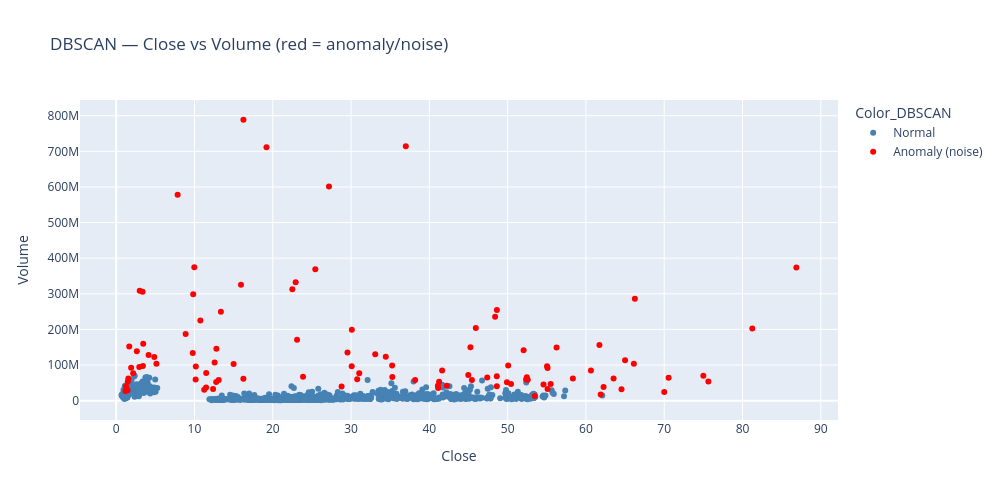

Notebook code cell kept with this figure:
### Code cell
# Scatter plot: Close vs Volume, coloured by cluster label
gme_data['Color_DBSCAN'] = gme_data['Anomaly_DBSCAN'].apply(
    lambda x: 'Anomaly (noise)' if x == -1 else 'Normal'
)
fig = px.scatter(gme_data, x='Close', y='Volume', color='Color_DBSCAN',
                 color_discrete_map={'Anomaly (noise)': 'red', 'Normal': 'steelblue'},
                 title='DBSCAN — Close vs Volume (red = anomaly/noise)',
                 hover_data=['Returns', 'Volatility'], width=1000, height=500)
fig.show()

### Figure 1 — Plotly figure (JSON) as saved in the notebook; plotly's stock layout.template omitted (floating-point values rounded to 4 significant figures; data arrays with more than 128 entries replaced by an {"elided": "..."} marker saying what was removed)
{"data": [{"customdata": {"elided": "856x2 float values"}, "hovertemplate": "Color_DBSCAN=Normal<br>Close=%{x}<br>Volume=%{y}<br>Returns=%{customdata[0]}<br>Volatility=%{customdata[1]}<extra></extra>", "legendgroup": "Normal", "marker": {"color": "steelblue", "symbol": "circle"}, "mode": "markers", "name": "Normal", "orientation": "v", "showlegend": true, "type": "scatter", "x": {"elided": "856 float values"}, "xaxis": "x", "y": {"elided": "856 int values"}, "yaxis": "y"}, {"customdata": {"elided": "101x2 float values"}, "hovertemplate": "Color_DBSCAN=Anomaly (noise)<br>Close=%{x}<br>Volume=%{y}<br>Returns=%{customdata[0]}<br>Volatility=%{customdata[1]}<extra></extra>", "legendgroup": "Anomaly (noise)", "marker": {"color": "red", "symbol": "circle"}, "mode": "markers", "name": "Anomaly (noise)", "orientation": "v", "showlegend": true, "type": "scatter", "x": [1.185, 1.487, 1.455, 1.253, 1.67, 1.913, 1.558, 2.17, 2.64, 3.372, 3.005, 2.95, 3.457, 4.14, 3.415, 4.865, 5.142, 7.85, 9.977, 8.875, 9.84, 9.78, 10.76, 16.25, 19.2, 36.99, 86.88, 48.4, 81.25, 56.25, 22.5, 23.1, 13.38, 15.94, 15.0, 12.58, 12.8, 12.77, 13.1, 12.38, 11.48, 10.17, 10.15, 11.5, 11.24, 22.93, 27.18, 25.43, 30.1, 29.55, 31.05, 33.09, 34.44, 48.62, 61.72, 66.25, 65.0, 66.12, 55.03, 52.04, 52.45, 50.44, 50.07, 48.62, 45.44, 30.08, 45.94, 45.25, 48.62, 35.27, 41.63, 41.09, 42.23, 41.12, 52.36, 60.64, 63.53, 55.5, 62.26, 70.56, 64.54, 70.0, 75.0, 75.64, 55.1, 58.33, 55.1, 38.19, 52.57, 49.91, 54.58, 61.89, 53.47, 30.78, 35.25, 47.4, 44.97, 41.25, 28.79, 23.87, 16.25], "xaxis": "x", "y": [27378000, 54026400, 29100400, 40534800, 151904000, 92634400, 62233200, 77025200, 139010000, 305814400, 308611200, 94622800, 159579200, 127934000, 97431600, 122610800, 103321200, 578006800, 374869600, 187465600, 298887600, 133887200, 224867600, 788631600, 711496000, 714352000, 373586800, 235263200, 202264400, 149528800, 312732400, 170794000, 249709200, 325380000, 102749200, 107372400, 145820000, 52226800, 58293200, 32700000, 36747200, 95962400, 59312800, 77904000, 30260800, 332446800, 601235200, 368776800, 199176000, 135132000, 77095600, 130427600, 122934800, 254262400, 156397200, 286282400, 113250000, 103383600, 96401600, 141691600, 65926400, 47059600, 98709200, 40246000, 57716400, 96711600, 203849200, 149722800, 68379600, 66734400, 84552400, 42080800, 42128400, 35494000, 59550000, 84479600, 62105200, 47005600, 38502400, 64076800, 32000000, 24206000, 69756400, 53717200, 91920800, 62323200, 32800800, 57802400, 58608800, 51444400, 45062400, 17485600, 13380800, 60068800, 98399200, 65266000, 72046000, 52758400, 40060000, 66764700, 61172800], "yaxis": "y"}], "layout": {"height": 500, "legend": {"title": {"text": "Color_DBSCAN"}, "tracegroupgap": 0}, "title": {"text": "DBSCAN — Close vs Volume (red = anomaly/noise)"}, "width": 1000, "xaxis": {"anchor": "y", "domain": [0, 1], "title": {"text": "Close"}}, "yaxis": {"anchor": "x", "domain": [0, 1], "title": {"text": "Volume"}}}}
